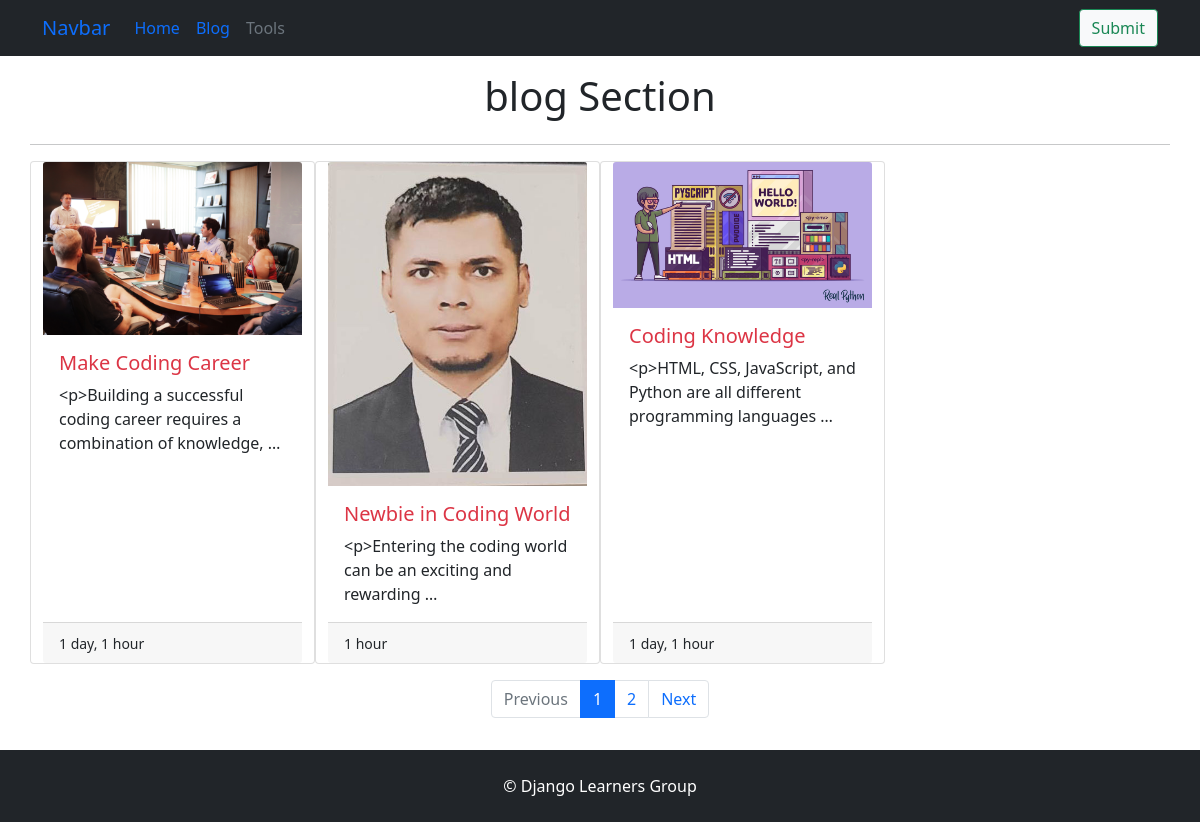
Screenshot of /blog/ with the database file from the repository.
### blog/models.py (models this page shows, shortened)
class BlogPost(models.Model):
    STATUS =[
        ('draft','Draft'),
        ('published','Publish')
    ]
    title = models.CharField(max_length=200)
    featured =models.ImageField(upload_to='blogs/',blank=True,null=True)
    slug = models.SlugField(unique=True, blank=True,null=True)
    content = RichTextUploadingField(blank=False, null=False)
    created = models.DateTimeField(auto_now_add=True)
    updated = models.DateField(auto_now=True)
    category = models.ForeignKey(Category, on_delete=models.CASCADE)
    status= models.CharField(max_length=10,choices=STATUS,default='draft')
    meta_title = models.CharField(max_length=200,blank=True,null=True)
    meta_description = models.TextField(blank=True,null=True)
    class Meta:
            verbose_name_plural = "All Posts"

### blog/views.py (the view)
# urls.py: path('blog/', views.Blog, name='blog'),
def Blog(request):
    queryset = BlogPost.objects.filter(status='published').order_by('-created')
    per_page='3'
    paginator = Paginator(queryset, per_page)  # Show 25 contacts per page.
    page_number = request.GET.get("page")
    posts = paginator.get_page(page_number)
    template_name ='Blog/blog.html'
    context ={'posts':posts}
    return render(request,template_name,context)

### templates/Blog/blog.html (shortened to what this page needs)
{% extends 'base.html' %}
{% block content %}
<div class="container">
    <div class="row">
        <h1 class="text-center py-3">blog Section</h1>
        <hr>
    </div>
    <div>
     <div class="card-deck row">
      {% for post in posts %}
      <div class="card col-3">
        <img src="{{post.featured.url}}" class="card-img-top" alt="https://picsum.photos/id/237/150/150">
        <div class="card-body">
          <h5 class="card-title"> <a href="{% url 'single_post' post.slug %}" class=" text-decoration-none text-danger">{{post.title}}</a></h5>
          <p class="card-text">{{post.content|truncatewords:10}}</p>
        </div>
        <div class="card-footer">
          <small class="text-body-secondary">{{post.updated|timesince}}</small>
        </div>
      </div>
      {% endfor %}
     </div>
        </div>
    <nav aria-label="Page navigation example" class="my-3">
  <ul class="pagination justify-content-center">
    {% if posts.has_previous %}
    <li class="page-item">
      <a class="page-link" href="?page={{posts.previous_page_number}}" tabindex="-1">Previous</a>
    </li>
    {% else %}
      <li class="page-item disabled">
      <a class="page-link">Previous</a>
    </li>
    {% endif %}
    {% for i in posts.paginator.page_range %}
    {% if posts.number == i %}
    <li class="page-item active"><a class="page-link" href="?page={{i}}">{{i}}</a></li>
    {% else %}
    <li class="page-item"><a class="page-link" href="?page={{i}}">{{i}}</a></li>
    {% endif %}
    {% endfor %}
    {% if posts.has_next %}
      <li class="page-item">
      <a class="page-link" href="?page={{posts.next_page_number}}">Next</a>
    </li>
    {% else %}
      <li class="page-item disabled">
      <a class="page-link">Next</a>
    </li>
    {% endif %}
  </ul>
</nav>
</div>
{% endblock content %}

### templates/base.html (shortened to what this page needs)
<!doctype html>
<html lang="en">
  <head>
    <link href="https://cdn.jsdelivr.net/npm/bootstrap@5.0.2/dist/css/bootstrap.min.css" rel="stylesheet">
  </head>
  <body class="d-flex flex-column min-vh-100">
 {% include 'navbar.html' %}
    {% block content %}
    {% endblock content %}
<footer class="mt-auto pt-3">
    <div class="bg-dark text-white text-center py-4">
      &copy; Django Learners Group
    </div>
  </footer>
  </body>
</html>

### templates/navbar.html (shortened to what this page needs)
<nav class="navbar navbar-expand-lg bg-body-tertiary bg-dark">
  <div class="container ">
    <a class="navbar-brand" href="#">Navbar</a>
    <div class="collapse navbar-collapse" id="navbarSupportedContent">
      <ul class="navbar-nav me-auto mb-2 mb-lg-0">
        <li class="nav-item">
          <a class="nav-link active" aria-current="page" href="{% url 'home' %}">Home</a>
        </li>
        <li class="nav-item">
          <a class="nav-link" href="{% url 'blog' %}">Blog</a>
        </li>
        <li class="nav-item">
          <a class="nav-link disabled">Tools</a>
        </li>
      </ul>
        <button class="btn btn-light btn-outline-success" type="submit">Submit</button>
    </div>
  </div>
</nav>

### rows the page displays
BlogPost: featured (picture), title "Make Coding Career", content "<p>Building a successful coding career requires a combination of knowledge, …", updated "1 day, 1 hour"
BlogPost: featured (picture), title "Newbie in Coding World", content "<p>Entering the coding world can be an exciting and rewarding …", updated "1 hour"
BlogPost: featured (picture), title "Coding Knowledge", content "<p>HTML, CSS, JavaScript, and Python are all different programming languages …", updated "1 day, 1 hour"

### other values shown
{{ i }} "1"
{{ i }} "2"
